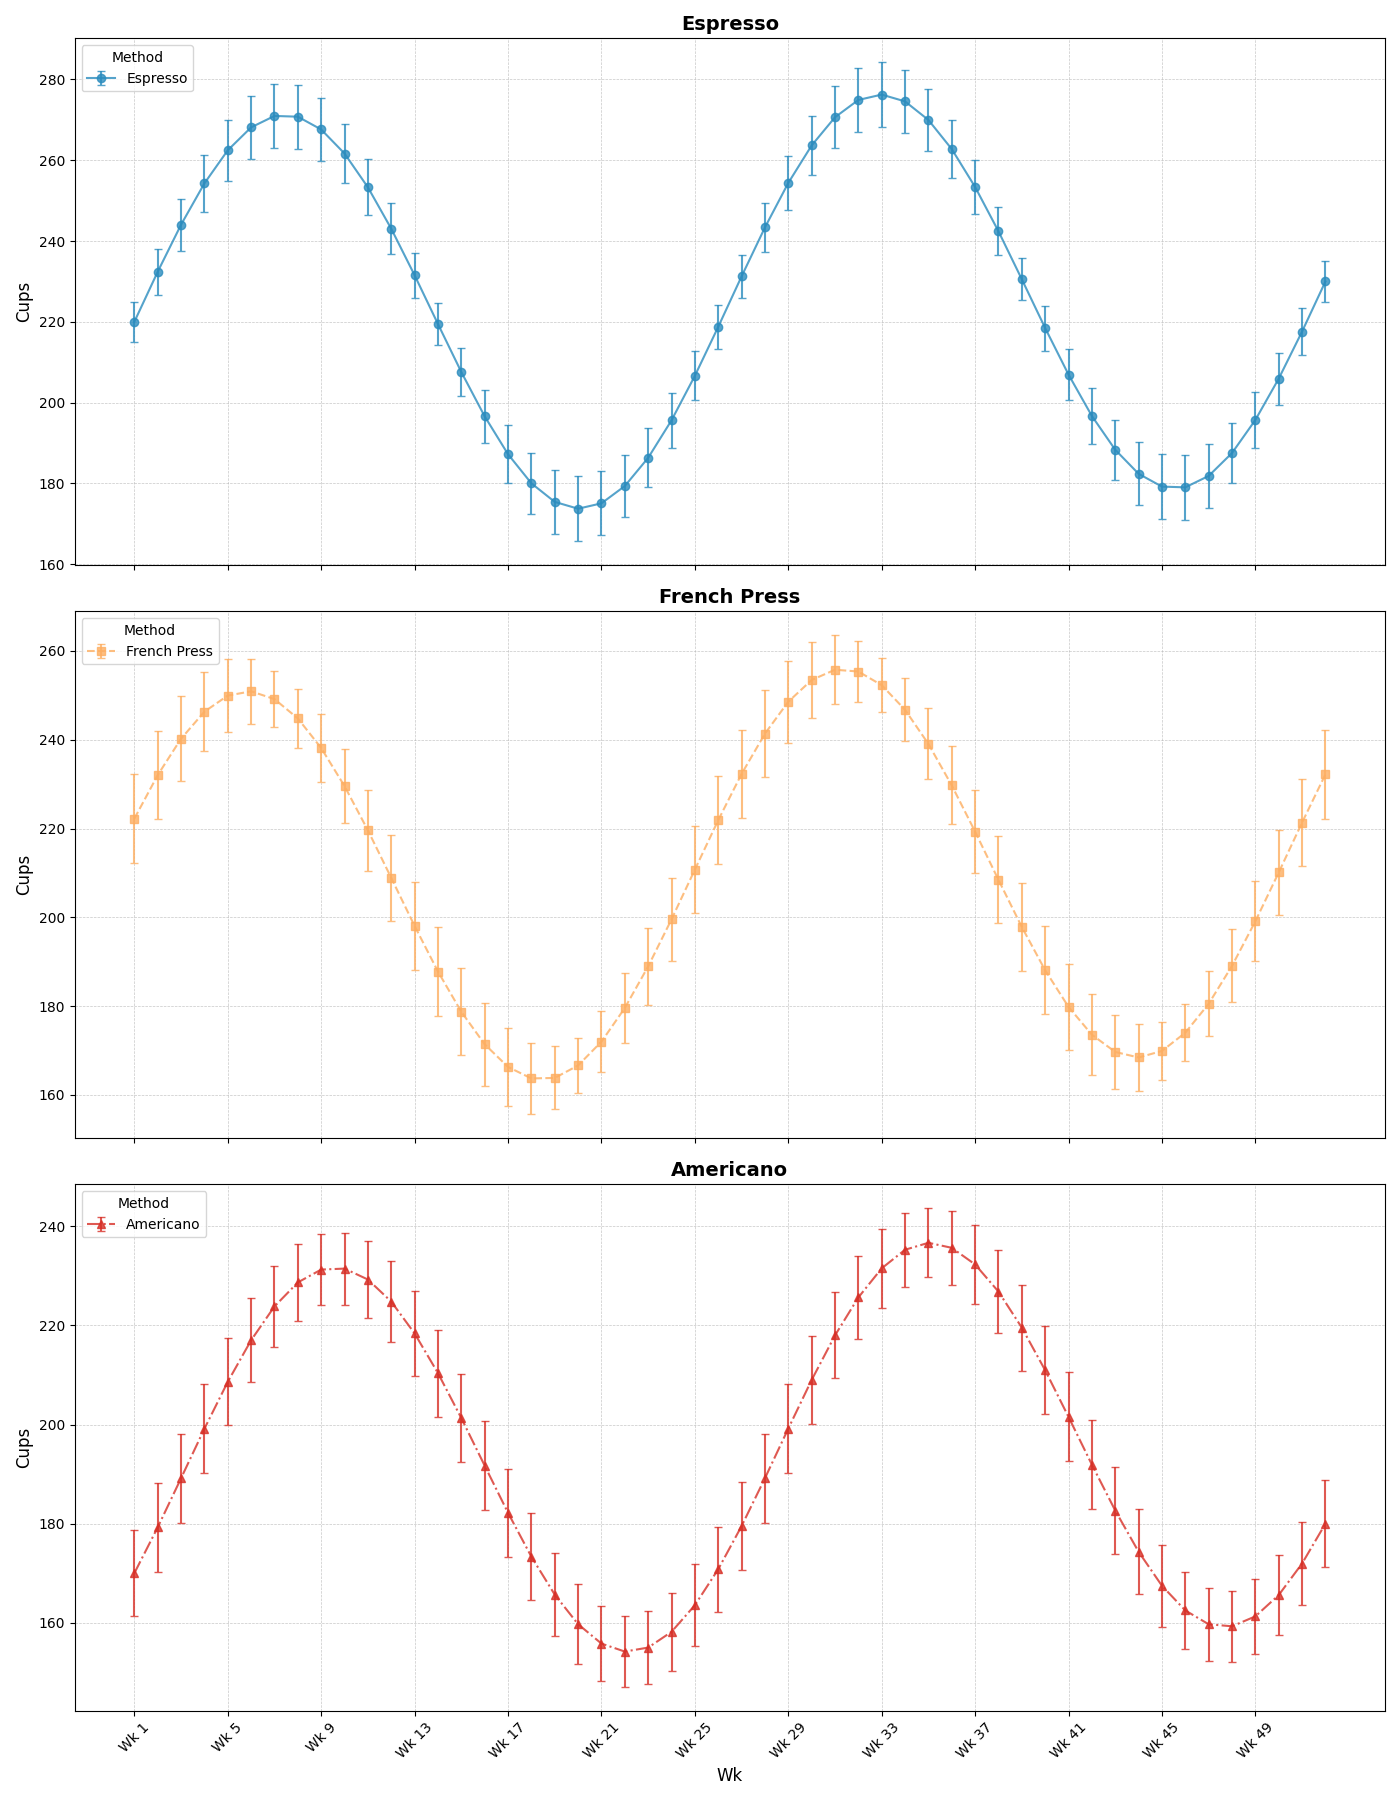

Here is the Python script that generated this plot:
import matplotlib.pyplot as plt
import numpy as np

weeks = np.array(range(1, 53))

espresso_consumption = 220 + 50 * np.sin(np.linspace(0, 4 * np.pi, 52)) + np.linspace(0, 10, 52)
french_press_consumption = 200 + 45 * np.sin(np.linspace(0, 4 * np.pi, 52) + np.pi / 8) + np.linspace(5, 15, 52)
americano_consumption = 180 + 40 * np.sin(np.linspace(0, 4 * np.pi, 52) - np.pi / 6) + np.linspace(10, 20, 52)

espresso_errors = 5 + 3 * np.abs(np.sin(np.linspace(0, 4 * np.pi, 52)))
french_press_errors = 6 + 4 * np.abs(np.cos(np.linspace(0, 4 * np.pi, 52)))
americano_errors = 7 + 2 * np.abs(np.sin(np.linspace(0, 4 * np.pi, 52) + np.pi / 3))

fig, ax = plt.subplots(3, 1, figsize=(14, 18), sharex=True)

ax[0].errorbar(weeks, espresso_consumption, yerr=espresso_errors, label='Espresso', capsize=3, marker='o', linestyle='-', color='#2b8cbe', alpha=0.8)
ax[0].set_title("Espresso", fontsize=14, fontweight='bold')
ax[0].set_ylabel("Cups", fontsize=12)
ax[0].grid(True, linestyle='--', linewidth=0.5, alpha=0.7)

ax[1].errorbar(weeks, french_press_consumption, yerr=french_press_errors, label='French Press', capsize=3, marker='s', linestyle='--', color='#fdae61', alpha=0.8)
ax[1].set_title("French Press", fontsize=14, fontweight='bold')
ax[1].set_ylabel("Cups", fontsize=12)
ax[1].grid(True, linestyle='--', linewidth=0.5, alpha=0.7)

ax[2].errorbar(weeks, americano_consumption, yerr=americano_errors, label='Americano', capsize=3, marker='^', linestyle='-.', color='#d73027', alpha=0.8)
ax[2].set_title("Americano", fontsize=14, fontweight='bold')
ax[2].set_ylabel("Cups", fontsize=12)
ax[2].set_xlabel("Wk", fontsize=12)
ax[2].grid(True, linestyle='--', linewidth=0.5, alpha=0.7)

for a in ax:
    a.legend(title="Method", loc='upper left')
    a.set_xticks(weeks[::4])
    a.set_xticklabels(['Wk {}'.format(i) for i in weeks[::4]], rotation=45)

plt.tight_layout()
plt.show()
